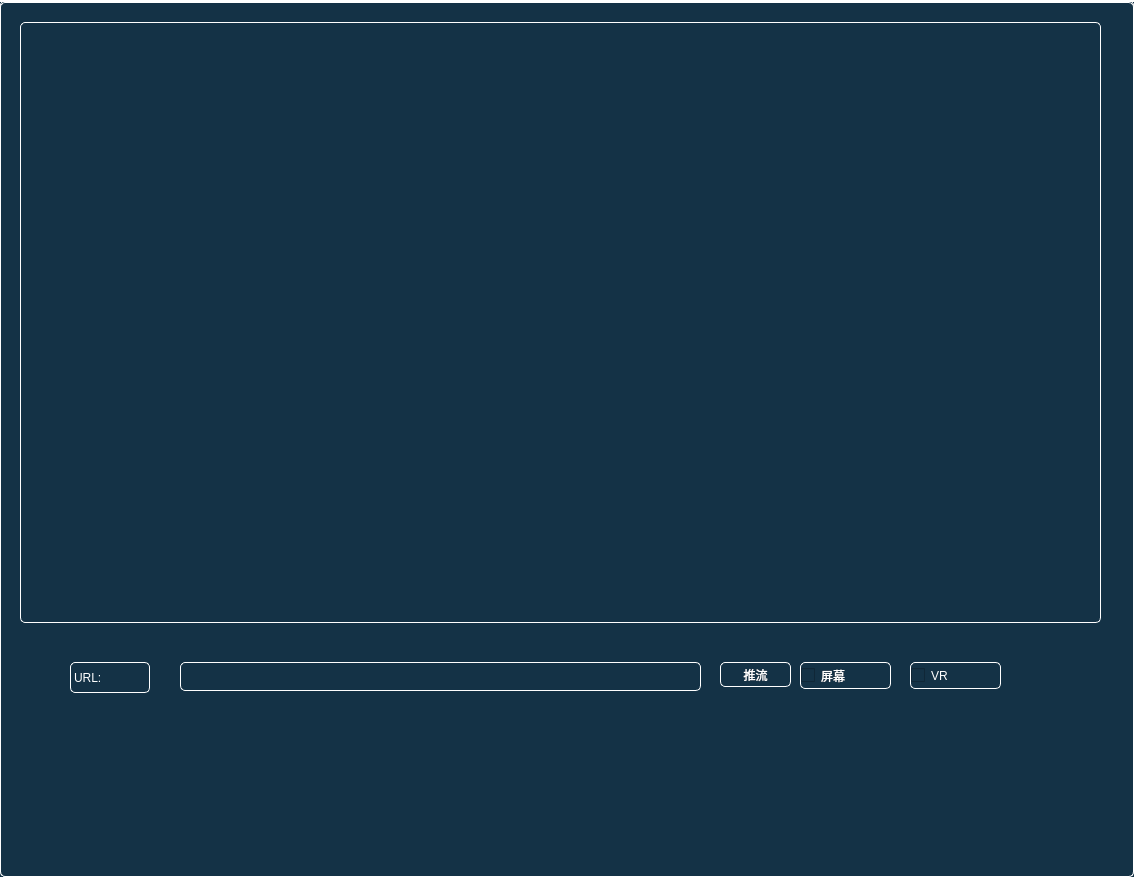
<?xml version="1.0" encoding="UTF-8"?>
<ui version="4.0">
 <class>RecordMainWindow</class>
 <widget class="QMainWindow" name="RecordMainWindow">
  <property name="geometry">
   <rect>
    <x>0</x>
    <y>0</y>
    <width>1134</width>
    <height>877</height>
   </rect>
  </property>
  <property name="windowTitle">
   <string>Webrtc直播系统</string>
  </property>
  <property name="styleSheet">
   <string notr="true">QWidget, QLabel{
                        color:white;
                        border: 1px solid white;
                        padding:0;
                        border-radius:5px;
							background-color:rgb(20,50,70);
                      /**  background-color:rgba(250,170,0,150);**/
  }

/*TabWidget*/
QTabWidget{
/*给tabwidget设置etAttribute(Qt::WA_StyledBackground)*/
border: 1px solid white;
background-color:rgb(20,50,70);
}
QTabWidget::tab-bar{
alignment:left;
left:1px;
}
QTabWidget::pane { 
/*background-color:rgb(20,50,70);*/
border:1px solid white;
} 
QTabBar{
/*只有有按钮的地方才是tabbar，空白处是tabwidget的*/
background-color:white;
}
QTabBar::tab{/*页签*/
min-height:28px;
padding:0 10px;
border:0;
margin:1px 1px 0 0;
background-color:rgb(20,50,70);
}
QTabBar::tab:first{
margin-left:1px;
}
QTabBar::tab:hover{
color:cyan;
}
QTabBar::tab:selected{
background-color: rgb(20, 100, 150);
}
QTabBar::tab:selected:hover{
}

QTabBar::tear{
}
QTabBar::scroller{
}
QMenu {
     background-color: rgb(20,50,70); /* sets background of the menu 设置整个菜单区域的背景色，我用的是白色：white*/
     border: 1px solid white;/*整个菜单区域的边框粗细、样式、颜色*/
 }
  
 QMenu::item {
     /* sets background of menu item. set this to something non-transparent
         if you want menu color and menu item color to be different */
     background-color: transparent;
     padding:8px 32px;/*设置菜单项文字上下和左右的内边距，效果就是菜单中的条目左右上下有了间隔*/
     margin:0px 8px;/*设置菜单项的外边距*/
     border-bottom:1px solid #DBDBDB;/*为菜单项之间添加横线间隔*/
 }
  
 QMenu::item:selected { /* when user selects item using mouse or keyboard */
     background-color: #2dabf9;/*这一句是设置菜单项鼠标经过选中的样式*/
 }</string>
  </property>
  <widget class="QWidget" name="centralwidget">
   <widget class="QPushButton" name="m_b_rec">
    <property name="geometry">
     <rect>
      <x>720</x>
      <y>660</y>
      <width>71</width>
      <height>25</height>
     </rect>
    </property>
    <property name="text">
     <string>推流</string>
    </property>
   </widget>
   <widget class="QFrame" name="vdMain">
    <property name="geometry">
     <rect>
      <x>20</x>
      <y>20</y>
      <width>1081</width>
      <height>601</height>
     </rect>
    </property>
    <property name="frameShape">
     <enum>QFrame::StyledPanel</enum>
    </property>
    <property name="frameShadow">
     <enum>QFrame::Raised</enum>
    </property>
   </widget>
   <widget class="QCheckBox" name="m_c_vr">
    <property name="geometry">
     <rect>
      <x>910</x>
      <y>660</y>
      <width>91</width>
      <height>27</height>
     </rect>
    </property>
    <property name="text">
     <string>VR</string>
    </property>
   </widget>
   <widget class="QCheckBox" name="m_c_screen">
    <property name="geometry">
     <rect>
      <x>800</x>
      <y>660</y>
      <width>91</width>
      <height>27</height>
     </rect>
    </property>
    <property name="text">
     <string>屏幕</string>
    </property>
   </widget>
   <widget class="QLabel" name="m_l_url">
    <property name="geometry">
     <rect>
      <x>70</x>
      <y>660</y>
      <width>80</width>
      <height>31</height>
     </rect>
    </property>
    <property name="text">
     <string>URL:</string>
    </property>
   </widget>
   <widget class="QLineEdit" name="m_url">
    <property name="geometry">
     <rect>
      <x>180</x>
      <y>660</y>
      <width>521</width>
      <height>29</height>
     </rect>
    </property>
   </widget>
  </widget>
  <widget class="QMenuBar" name="menubar">
   <property name="geometry">
    <rect>
     <x>0</x>
     <y>0</y>
     <width>1134</width>
     <height>23</height>
    </rect>
   </property>
  </widget>
 </widget>
 <resources/>
 <connections/>
</ui>
